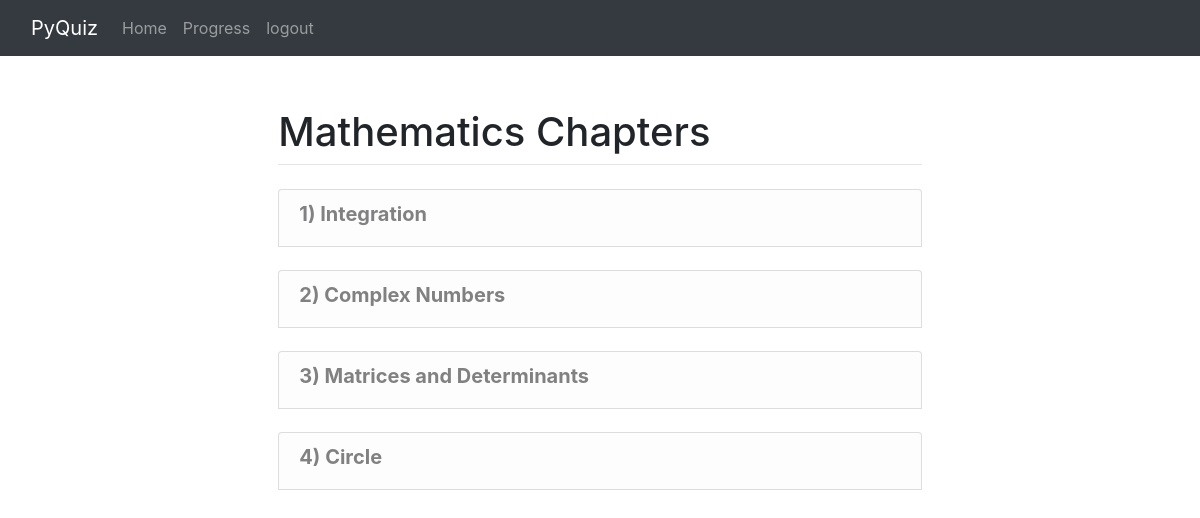
The app's page /maths/chapters (signed in) with its own data.
### subjects/models.py (models this page shows)
class Maths(models.Model):
    chapter = models.CharField(max_length=700)
    def __str__(self):
        return self.chapter

### subjects/views.py (the view)
# urls.py: path('maths/chapters', views.maths_chapters, name='maths_chapters'),
@login_required(login_url='login')
def maths_chapters(response):
    t = models.Maths.objects.all()
    context = {'maths':t}
    return render(response, 'subjects/maths/mathematics.html',context)

### subjects/templates/subjects/maths/mathematics.html (shortened to what this page needs)
{% extends 'subjects/base.html' %}
{% block content %}
{% for ch in maths %}
<div class="list-group">
  <a href="chapters/level/{{ch.id}}" class="list-group-item list-group-item-action list-group-item-light"><h5><b>{{ch.id}})  {{ch}}</b></h5></a><br>
</div>
{% endfor %}
{% endblock %}
{% block subname %} Mathematics Chapters{% endblock %}

### records on screen
Maths: id "1", chapter "Integration"
Maths: id "2", chapter "Complex Numbers"
Maths: id "3", chapter "Matrices and Determinants"
Maths: id "4", chapter "Circle"
